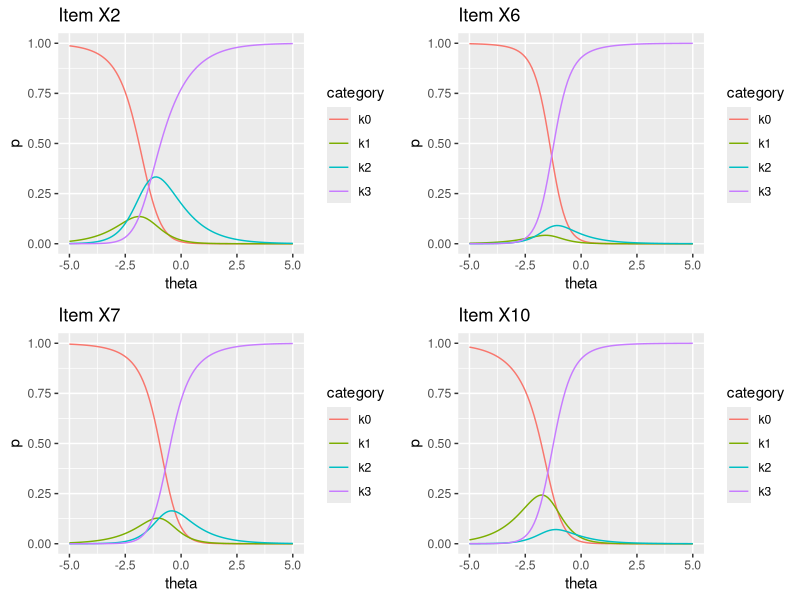
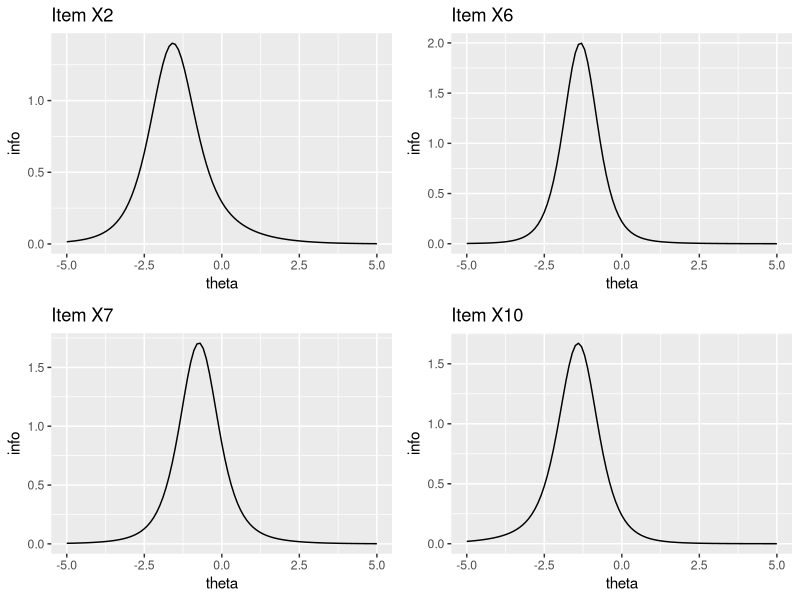
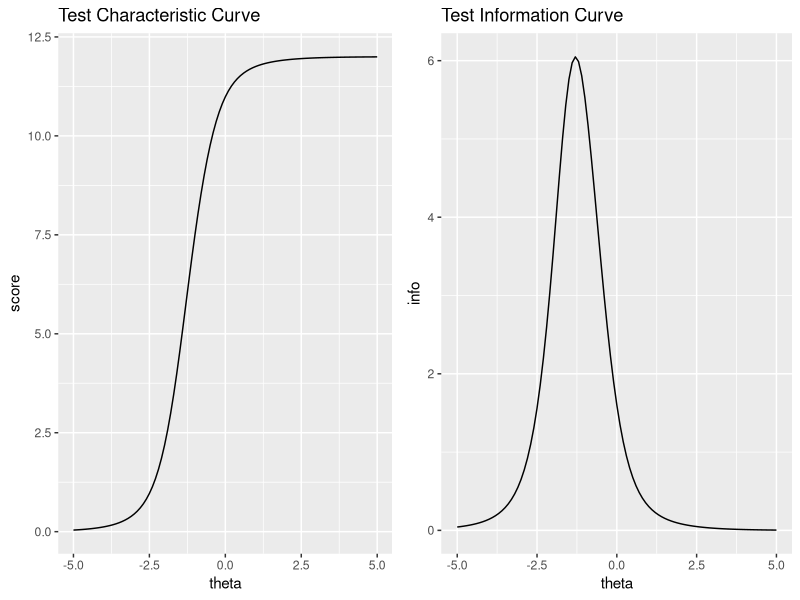

Write the R code that produced these figures, in order.
## ---- chunk 1
library(knitr)
library(rpf)
library(ggplot2)
library(reshape2)
library(gridExtra)
opts_chunk$set(echo=FALSE)
## ---- chunk 2
small <- structure(list(param = structure(c(1, 1, 0, 0, -0.5789195, -2.412259,  -1.3471789, 1, 1, 0, 0, 1.0983234, -2.0991327, -2.9482965, 1,  1, 0, 0, 0.4078264, -0.9824549, -1.5905594, 1, 1, 0, 0, -1.0650001,  -0.2100243, -3.2034577), .Dim = c(7L, 4L), .Dimnames = list(NULL,      c("X2", "X6", "X7", "X10"))), mean = 0, cov = structure(9.8238066, .Dim = c(1L,  1L))), .Names = c("param", "mean", "cov"))
small$spec <- list()
small$spec[1:4] <- rpf.nrm(outcomes=4, T.c= lower.tri(diag(3),TRUE) * -1)
## ---- chunk 3
width <- 5
small$icc <- list()
small$iif <- list()

tcc <- expand.grid(theta=seq(-width,width,.1), score=0)
tic <- expand.grid(theta=seq(-width,width,.1), info=0)

for (ix in 1:length(small$spec)) {
    name <- colnames(small$param)[ix]
    ii <- small$spec[[ix]]
    ii.p <- small$param[,ix]
    grid <- expand.grid(theta=seq(-width,width,.1))
    grid <- cbind(grid, t(rpf.prob(ii, ii.p, grid$theta)))
    tcc$score <- tcc$score + c(0:(ii@outcomes-1) %*% rpf.prob(ii, ii.p, grid$theta))
    colnames(grid) <- c("theta", paste0("k", 0:3))
    grid2 <- melt(grid, id.vars=c("theta"), variable.name="category", value.name="p")

    small$icc[[ix]] <- ggplot(grid2, aes(theta, p, color=category)) + geom_line() +
            ggtitle(paste("Item", name)) + ylim(0,1) + xlim(-width, width)

    grid <- expand.grid(theta=seq(-width,width,.1))
    grid$info <- rpf.info(ii, ii.p, t(grid$theta))
    tic$info <- tic$info + grid$info
    small$iif[[ix]] <- ggplot(grid, aes(theta, info)) + geom_line() +
            ggtitle(paste("Item", name)) + xlim(-width, width)
  }
do.call(grid.arrange, c(small$icc, ncol=2))
## ---- chunk 4
do.call(grid.arrange, c(small$iif, ncol=2))
## ---- chunk 5
tcc.plot <- ggplot(tcc, aes(theta, score)) + geom_line() +
  ggtitle("Test Characteristic Curve") + xlim(-width, width)
tic.plot <- ggplot(tic, aes(theta, info)) + geom_line() +
  ggtitle("Test Information Curve") + xlim(-width, width)
grid.arrange(tcc.plot, tic.plot, ncol=2)
